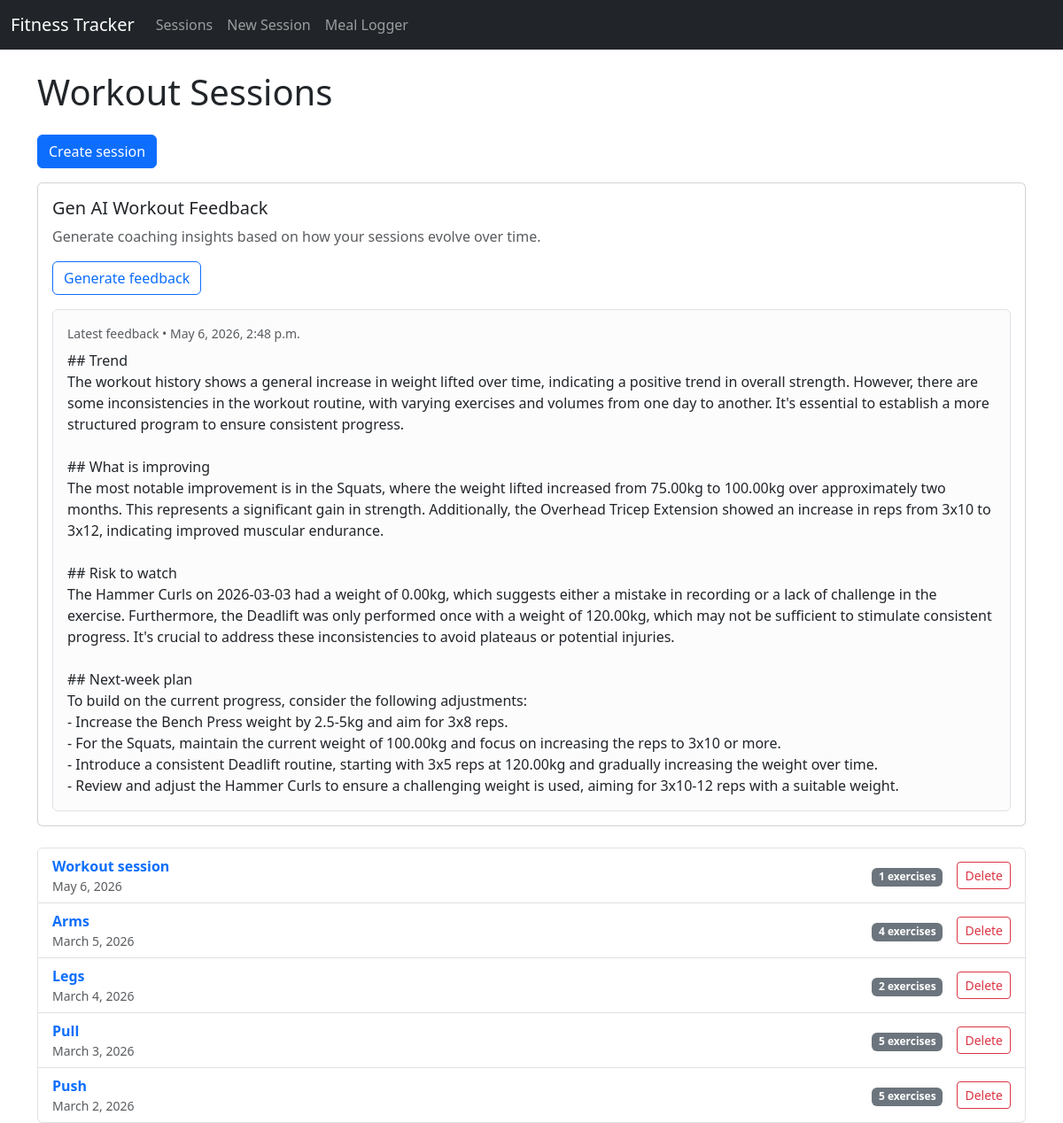
The app's page / (signed in) with its own data.
### workouts/models.py (models this page shows, shortened)
class AIInteraction(models.Model):
    user = models.ForeignKey(
        settings.AUTH_USER_MODEL,
        on_delete=models.CASCADE,
        related_name='ai_interactions',
    )
    prompt = models.TextField()
    response = models.TextField()
    created_at = models.DateTimeField(auto_now_add=True)
    class Meta:
        ordering = ['-created_at']

class WorkoutSession(models.Model):
    user = models.ForeignKey(
        settings.AUTH_USER_MODEL,
        on_delete=models.CASCADE,
        related_name='workout_sessions',
    )
    name = models.CharField(max_length=120, blank=True,
                            help_text='Optional session title')
    date = models.DateField(default=timezone.localdate)
    notes = models.TextField(blank=True)
    created_at = models.DateTimeField(auto_now_add=True)
    updated_at = models.DateTimeField(auto_now=True)
    class Meta:
        ordering = ['-date', '-created_at']

### workouts/views.py (the view)
# urls.py: path('', views.session_list, name='session_list'),
@login_required(login_url='/admin/login/')
def session_list(request):
    sessions = WorkoutSession.objects.filter(
        user=request.user).prefetch_related('entries').order_by('-date', '-created_at')
    latest_ai_feedback = AIInteraction.objects.filter(user=request.user).first()
    if request.method == 'POST' and request.POST.get('action') == 'generate_ai_feedback':
        prompt = "Analyze my workout progression and share actionable coaching feedback."
        response = _generate_groq_feedback(request.user)
        AIInteraction.objects.create(user=request.user, prompt=prompt, response=response)
        return redirect('workouts:session_list')
    return render(request, 'workouts/session_list.html', {
        'sessions': sessions,
        'latest_ai_feedback': latest_ai_feedback,
    })

### workouts/templates/workouts/session_list.html (shortened to what this page needs)
{% extends 'workouts/base.html' %}
{% block content %}
<h1 class="mb-4">Workout Sessions</h1>
<a class="btn btn-primary mb-3" href="{% url 'workouts:session_create' %}">Create session</a>
<div class="card mb-4">
    <div class="card-body">
        <h2 class="h5">Gen AI Workout Feedback</h2>
        <p class="text-muted mb-3">Generate coaching insights based on how your sessions evolve over time.</p>
        <form method="post" class="mb-3">
            <button type="submit" class="btn btn-outline-primary">Generate feedback</button>
        </form>
        {% if latest_ai_feedback %}
        <div class="border rounded p-3 bg-light-subtle">
            <div class="small text-muted mb-2">Latest feedback • {{ latest_ai_feedback.created_at }}</div>
            <div>{{ latest_ai_feedback.response|linebreaksbr }}</div>
        </div>
        {% else %}
        <p class="mb-0">No AI feedback yet. Generate your first coaching snapshot.</p>
        {% endif %}
    </div>
</div>
{% if sessions %}
<div class="list-group">
    {% for session in sessions %}
    <div class="list-group-item">
        <div class="d-flex justify-content-between align-items-center">
            <a href="{% url 'workouts:session_detail' session.pk %}" class="text-decoration-none flex-grow-1">
                <div>
                    <strong>{{ session.name|default:'Workout session' }}</strong>
                    <div class="small text-muted">{{ session.date }}</div>
                </div>
            </a>
            <div class="text-end me-3">
                <span class="badge bg-secondary">{{ session.entries.count }} exercises</span>
            </div>
            <div>
                <a href="{% url 'workouts:session_delete' session.pk %}" class="btn btn-sm btn-outline-danger">Delete</a>
            </div>
        </div>
    </div>
    {% endfor %}
</div>
{% else %}
<p>No workouts yet. Start by creating a new session.</p>
{% endif %}
{% endblock %}

### records on screen
AIInteraction: created_at "May 6, 2026, 2:48 p.m.", response "## Trend The workout history shows a general increase in weight lifted over time, indicating a positive trend in overall strength. However, there are some inconsistencies in the workout routine, with varying exercises and volumes from one day to another. It's essential to establish a more structured program to ensure consistent progress. ## What is improving The most notable improvement is in the Squats, where the weight lifted increased from 75.00kg to 100.00kg over approximately two months. This represents a significant gain in strength. Additionally, the Overhead Tricep Extension showed an increase in reps from 3x10 to 3x12, indicating improved muscular endurance. ## Risk to watch The…"
WorkoutSession: name "Workout session", date "May 6, 2026", entries.count "1"
WorkoutSession: name "Arms", date "March 5, 2026", entries.count "4"
WorkoutSession: name "Legs", date "March 4, 2026", entries.count "2"
WorkoutSession: name "Pull", date "March 3, 2026", entries.count "5"
WorkoutSession: name "Push", date "March 2, 2026", entries.count "5"
